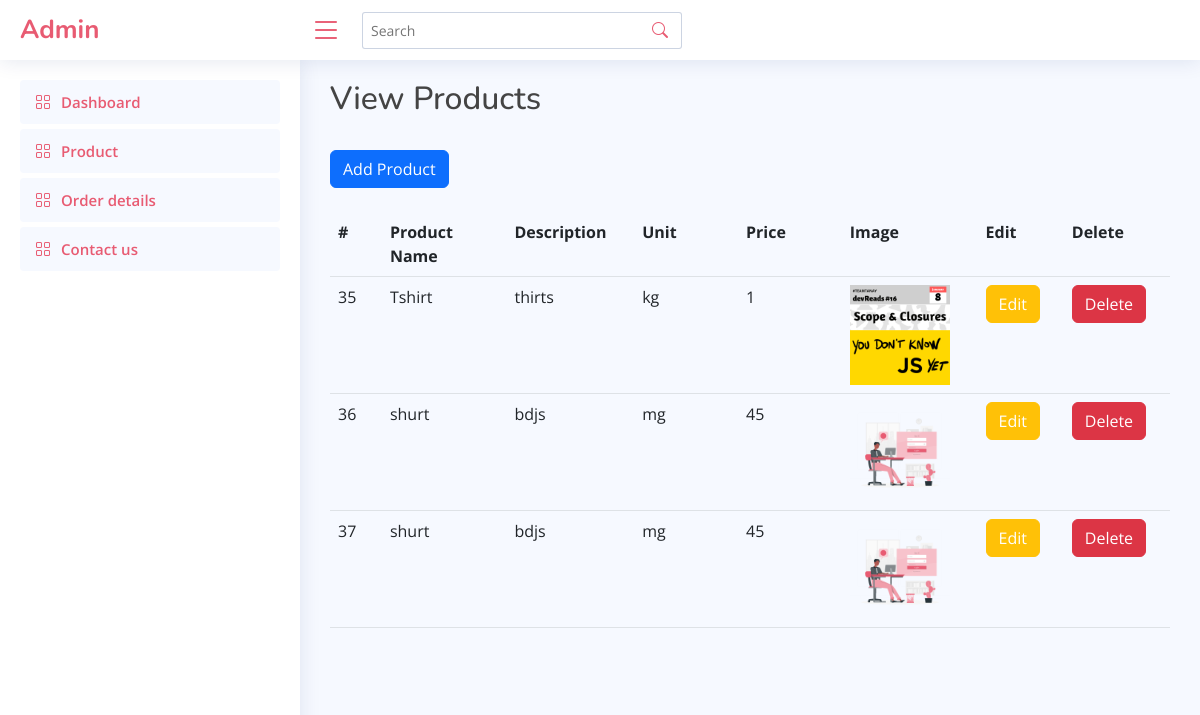
Before: /admin/product.php with the older database file.
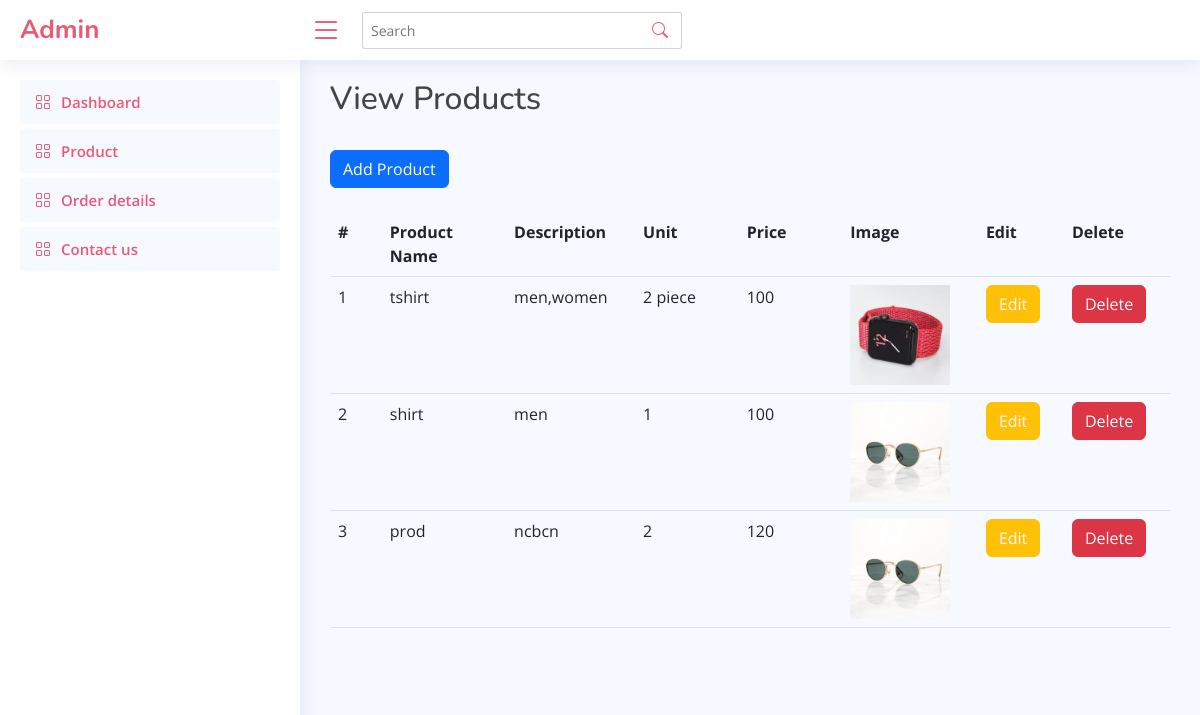
After: the same page with the newer database file.
### tables this page shows
CREATE TABLE `product` (
  `prod_no` int(4) NOT NULL,
  `prod_name` varchar(20) NOT NULL,
  `description` varchar(50) NOT NULL,
  `unit` varchar(10) NOT NULL,
  `price` int(10) NOT NULL,
  `image` varchar(500) NOT NULL
);

### admin/product.php (the view, shortened to what this page needs)
<!DOCTYPE html>
<html lang="en">
<head>
    <link href="assets/vendor/bootstrap/css/bootstrap.min.css" rel="stylesheet">
    <link href="assets/vendor/bootstrap-icons/bootstrap-icons.css" rel="stylesheet">
    <link href="assets/vendor/boxicons/css/boxicons.min.css" rel="stylesheet">
    <link href="assets/vendor/quill/quill.snow.css" rel="stylesheet">
    <link href="assets/vendor/quill/quill.bubble.css" rel="stylesheet">
    <link href="assets/vendor/remixicon/remixicon.css" rel="stylesheet">
    <link href="assets/vendor/simple-datatables/style.css" rel="stylesheet">
    <link href="assets/css/style.css" rel="stylesheet">
</head>
<body>
    <header id="header" class="header fixed-top d-flex align-items-center">
        <div class="d-flex align-items-center justify-content-between">
            <a href="index.html" class="logo d-flex align-items-center">
                <span class="d-none d-lg-block">Admin</span>
            </a>
            <i class="bi bi-list toggle-sidebar-btn"></i>
        </div>
        <div class="search-bar">
            <form class="search-form d-flex align-items-center" method="POST" action="#">
                <input type="text" name="query" placeholder="Search" title="Enter search keyword">
                <button type="submit" title="Search"><i class="bi bi-search"></i></button>
            </form>
        </div>
    </header>
    <aside id="sidebar" class="sidebar">
        <ul class="sidebar-nav" id="sidebar-nav">
            <li class="nav-item">
                <a class="nav-link " href="index.php">
                    <i class="bi bi-grid"></i>
                    <span>Dashboard</span>
                </a>
            </li>
            <li class="nav-item">
                <a class="nav-link " href="product.php">
                    <i class="bi bi-grid"></i>
                    <span>Product</span>
                </a>
            </li>
            <li class="nav-item">
                <a class="nav-link " href="order.php">
                    <i class="bi bi-grid"></i>
                    <span>Order details</span>
                </a>
            </li>
            <li class="nav-item">
                <a class="nav-link " href="contact.php">
                    <i class="bi bi-grid"></i>
                    <span>Contact us</span>
                </a>
            </li>
        </ul>
    </aside>
               <main id="main" class="main">
<?php
include 'connection.php';
$query = "SELECT * from product;";
$data = mysqli_query($conn, $query);
?>
	<h2 >View Products</h2><br>
    <button class="btn btn-primary"><a href="./addproduct.php" class="text-white">Add Product</a></button><br><br>
	<table class="table">
		<tr>
			<th width="5%">#</th>
			<th width="12%">Product Name</th>
			<th width="10%">Description</th>
			<th width="10%">Unit</th>
            <th width="10%">Price</th>
            <th width="10%">Image</th>
			<th width="8%">Edit</th>
			<th width="8%">Delete</th>
		</tr>
	<?php
	while ($result = mysqli_fetch_assoc($data)) {
		echo "<tr>
        <td>" . $result["prod_no"] . "</td>
        <td>" . $result["prod_name"] . "</td>
        <td>" . $result["description"] . "</td>
        <td>" . $result["unit"] . "</td>
        <td>" . $result["price"] . "</td>
        <td><img src='" . $result["image"] . "' alt='image' height='100px' width='100px' /></td>
        <td><button class='btn btn-warning text-white'>Edit</button></td>
        <td><button class='btn btn-danger'>Delete</button></td>";
	}
	echo "</table>";
	?>
    </main>
</html>
</body>

Changed rows visible on the page:
removed product: prod_no "35", prod_name "Tshirt", description "thirts", unit "kg", price "1", image (picture)
removed product: prod_no "36", prod_name "shurt", description "bdjs", unit "mg", price "45", image (picture)
removed product: prod_no "37", prod_name "shurt", description "bdjs", unit "mg", price "45", image (picture)
added product: prod_no "1", prod_name "tshirt", description "men,women", unit "2 piece", price "100", image (picture)
added product: prod_no "2", prod_name "shirt", description "men", unit "1", price "100", image (picture)
added product: prod_no "3", prod_name "prod", description "ncbcn", unit "2", price "120", image (picture)
